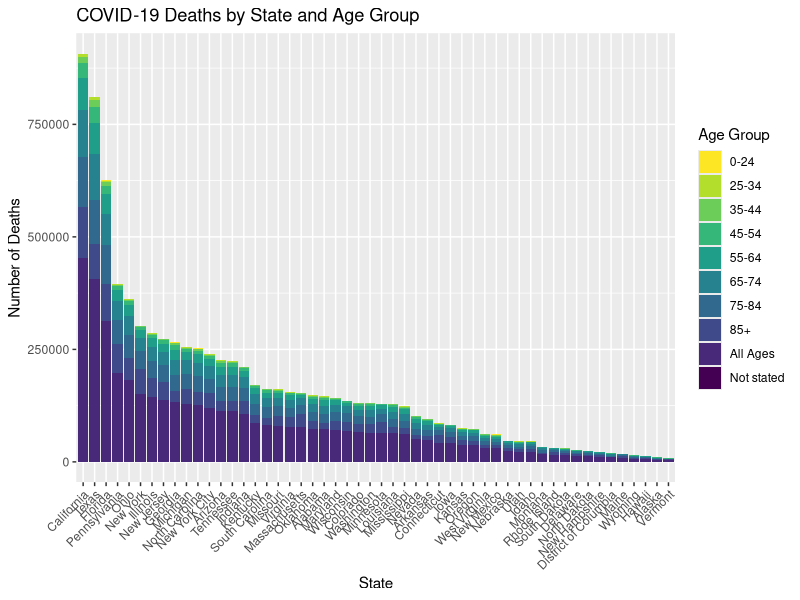
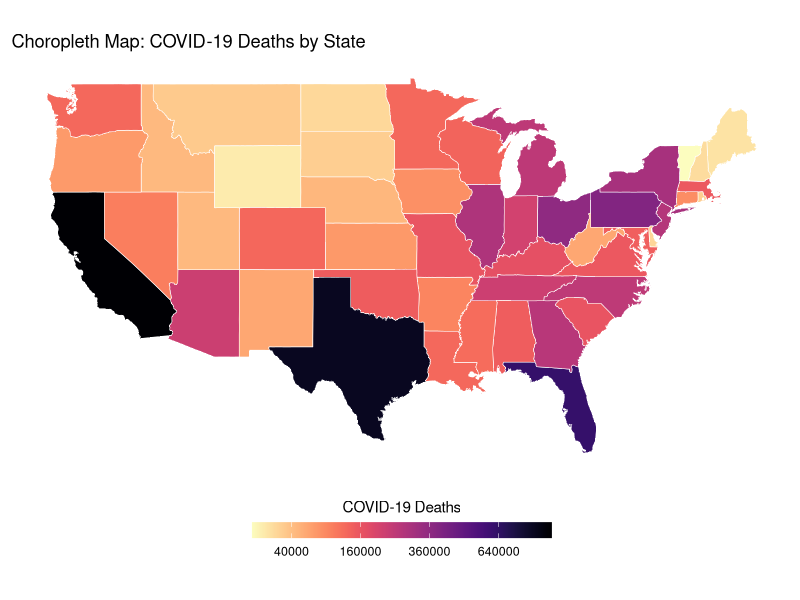

Generate these figures, in order, with R:
## ---- chunk 1
#| code-fold: true
#| output: false
#library(viridisLite)
library(viridis)
## ---- chunk 2
library(ggplot2)

# Read the CSV file
df <- read.csv("./piechart/filtered_by_total.csv")


# Group the data by state and age group
df_grouped <- aggregate(COVID.19.Deaths ~ State + Age.Group, data = df, sum)

# Exclude the "United States" rows
df_grouped <- subset(df_grouped, State != "United States")

# Order the states by total number of deaths
state_order <- with(df_grouped, reorder(State, -COVID.19.Deaths, sum))

# Create the stacked bar chart

ggplot(df_grouped, aes(x = state_order, y = COVID.19.Deaths, fill = Age.Group)) +
  geom_bar(stat = "identity") +
  ggtitle("COVID-19 Deaths by State and Age Group") +
  xlab("State") +
  ylab("Number of Deaths") +
  theme(axis.text.x = element_text(angle = 45, hjust = 1)) +
  theme(legend.position = "right") +
  guides(fill=guide_legend(title="Age Group")) +
  scale_fill_viridis(discrete = TRUE, option = "viridis", direction = -1)
## ---- chunk 3
#| code-fold: true
#| output: false
library(ggplot2)
library(sf)
library(dplyr)
library(maps)
library(viridis)
## ---- chunk 4

data <- read.csv("./choropleth/state_filtered_by_total.csv", header = TRUE, sep = ",", stringsAsFactors = FALSE)
colnames(data) <- gsub(" ", "", colnames(data))

agg_data <- data %>%
  group_by(State) %>%
  summarize(Total_Deaths = sum(COVID_19_Deaths, na.rm = TRUE))


us_map <- maps::map("state", plot = FALSE, fill = TRUE) %>%
  st_as_sf() %>%
  rename(State = ID)

agg_data$State <- tolower(agg_data$State)
us_map$State <- tolower(us_map$State)

merged_data <- left_join(us_map, agg_data, by = "State")

merged_data$Total_Deaths[is.na(merged_data$Total_Deaths)] <- 0

custom_breaks <- function(limits) {
  default_breaks <- pretty(c(0, limits[2]^0.5), n = 5)^2
  return(default_breaks)
}

ggplot(data = merged_data) +
  geom_sf(aes(fill = Total_Deaths), color = "white", size = 0.2) +
  scale_fill_viridis(option = "magma", trans = "sqrt", , direction = -1, name = "COVID-19 Deaths",
                     breaks = custom_breaks,
                     guide = guide_colorbar(title.position = "top", title.hjust = 0.5,
                                            label.position = "bottom", label.hjust = 0.5,
                                            barwidth = 15, barheight = 0.8)) +
  labs(title = "Choropleth Map: COVID-19 Deaths by State") +
  theme_minimal() +
  theme(panel.grid.major = element_blank(),
        panel.grid.minor = element_blank(),
        panel.background = element_blank(),
        axis.text = element_blank(),
        axis.ticks = element_blank(),
        axis.title = element_blank(),
        legend.position = "bottom",
        legend.key.height = unit(2, "cm"),
        legend.title = element_text(size = 11),
        legend.text = element_text(size = 9))
